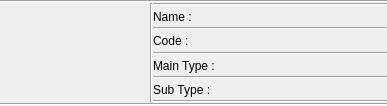
<?xml version="1.0" encoding="UTF-8"?>
<ui version="4.0">
 <class>wi_entityInfo</class>
 <widget class="QWidget" name="wi_entityInfo">
  <property name="geometry">
   <rect>
    <x>0</x>
    <y>0</y>
    <width>387</width>
    <height>106</height>
   </rect>
  </property>
  <property name="windowTitle">
   <string>Form</string>
  </property>
  <layout class="QGridLayout" name="gridLayout">
   <property name="margin">
    <number>0</number>
   </property>
   <property name="spacing">
    <number>0</number>
   </property>
   <item row="1" column="1">
    <widget class="Line" name="line_3">
     <property name="orientation">
      <enum>Qt::Vertical</enum>
     </property>
    </widget>
   </item>
   <item row="1" column="0">
    <widget class="QPushButton" name="pb_ima">
     <property name="minimumSize">
      <size>
       <width>150</width>
       <height>100</height>
      </size>
     </property>
     <property name="maximumSize">
      <size>
       <width>150</width>
       <height>100</height>
      </size>
     </property>
     <property name="text">
      <string/>
     </property>
     <property name="flat">
      <bool>true</bool>
     </property>
    </widget>
   </item>
   <item row="0" column="0" colspan="3">
    <widget class="Line" name="line">
     <property name="orientation">
      <enum>Qt::Horizontal</enum>
     </property>
    </widget>
   </item>
   <item row="2" column="0" colspan="3">
    <widget class="Line" name="line_2">
     <property name="orientation">
      <enum>Qt::Horizontal</enum>
     </property>
    </widget>
   </item>
   <item row="1" column="2">
    <layout class="QVBoxLayout" name="vl_data">
     <property name="spacing">
      <number>0</number>
     </property>
     <property name="margin">
      <number>0</number>
     </property>
     <item>
      <widget class="Line" name="line_4">
       <property name="orientation">
        <enum>Qt::Horizontal</enum>
       </property>
      </widget>
     </item>
     <item>
      <layout class="QHBoxLayout" name="hl_name">
       <item>
        <widget class="QLabel" name="l_name">
         <property name="maximumSize">
          <size>
           <width>70</width>
           <height>16777215</height>
          </size>
         </property>
         <property name="text">
          <string>Name :</string>
         </property>
        </widget>
       </item>
       <item>
        <widget class="QLabel" name="l_nameValue">
         <property name="text">
          <string/>
         </property>
        </widget>
       </item>
      </layout>
     </item>
     <item>
      <widget class="Line" name="line_7">
       <property name="orientation">
        <enum>Qt::Horizontal</enum>
       </property>
      </widget>
     </item>
     <item>
      <layout class="QHBoxLayout" name="hl_code">
       <item>
        <widget class="QLabel" name="l_code">
         <property name="maximumSize">
          <size>
           <width>70</width>
           <height>16777215</height>
          </size>
         </property>
         <property name="text">
          <string>Code :</string>
         </property>
        </widget>
       </item>
       <item>
        <widget class="QLabel" name="l_codeValue">
         <property name="text">
          <string/>
         </property>
        </widget>
       </item>
      </layout>
     </item>
     <item>
      <widget class="Line" name="line_6">
       <property name="orientation">
        <enum>Qt::Horizontal</enum>
       </property>
      </widget>
     </item>
     <item>
      <layout class="QHBoxLayout" name="hl_mainType">
       <item>
        <widget class="QLabel" name="l_mainType">
         <property name="maximumSize">
          <size>
           <width>70</width>
           <height>16777215</height>
          </size>
         </property>
         <property name="text">
          <string>Main Type :</string>
         </property>
        </widget>
       </item>
       <item>
        <widget class="QLabel" name="l_mainTypeValue">
         <property name="text">
          <string/>
         </property>
        </widget>
       </item>
      </layout>
     </item>
     <item>
      <widget class="Line" name="line_5">
       <property name="orientation">
        <enum>Qt::Horizontal</enum>
       </property>
      </widget>
     </item>
     <item>
      <layout class="QHBoxLayout" name="hl_subType">
       <item>
        <widget class="QLabel" name="l_subType">
         <property name="maximumSize">
          <size>
           <width>70</width>
           <height>16777215</height>
          </size>
         </property>
         <property name="text">
          <string>Sub Type :</string>
         </property>
        </widget>
       </item>
       <item>
        <widget class="QLabel" name="l_subTypeValue">
         <property name="text">
          <string/>
         </property>
        </widget>
       </item>
      </layout>
     </item>
     <item>
      <widget class="Line" name="line_8">
       <property name="orientation">
        <enum>Qt::Horizontal</enum>
       </property>
      </widget>
     </item>
    </layout>
   </item>
  </layout>
 </widget>
 <resources/>
 <connections/>
</ui>
